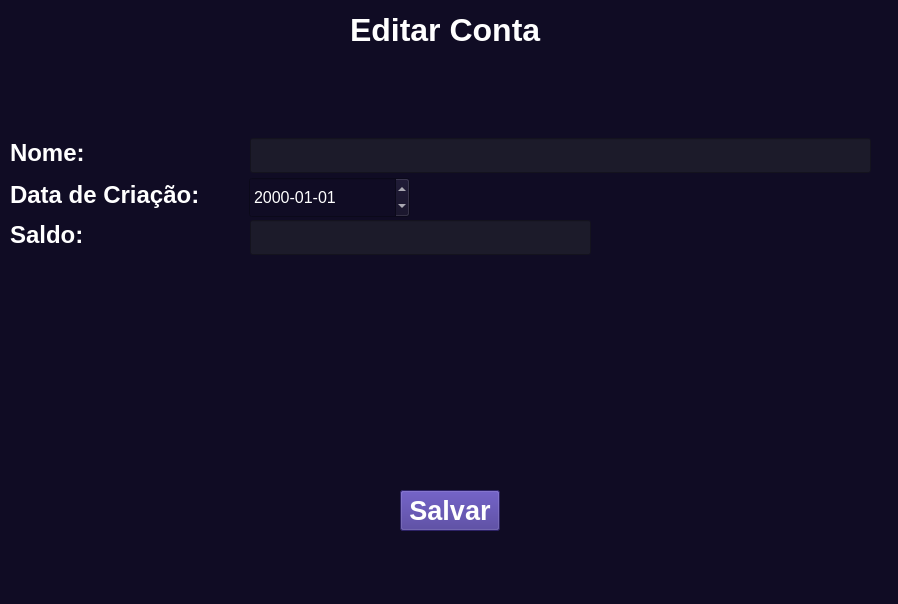
<?xml version="1.0" encoding="UTF-8"?>
<ui version="4.0">
 <class>MainWindow</class>
 <widget class="QMainWindow" name="MainWindow">
  <property name="geometry">
   <rect>
    <x>0</x>
    <y>0</y>
    <width>898</width>
    <height>604</height>
   </rect>
  </property>
  <property name="windowTitle">
   <string>MainWindow</string>
  </property>
  <property name="styleSheet">
   <string notr="true">background-color: rgb(16, 12, 36);</string>
  </property>
  <widget class="QWidget" name="centralwidget">
   <widget class="QLabel" name="label">
    <property name="geometry">
     <rect>
      <x>350</x>
      <y>10</y>
      <width>208</width>
      <height>39</height>
     </rect>
    </property>
    <property name="font">
     <font>
      <pointsize>24</pointsize>
      <weight>75</weight>
      <bold>true</bold>
     </font>
    </property>
    <property name="styleSheet">
     <string notr="true">
color: rgb(255, 255, 255);</string>
    </property>
    <property name="text">
     <string>Editar Conta</string>
    </property>
   </widget>
   <widget class="QLabel" name="label_2">
    <property name="geometry">
     <rect>
      <x>10</x>
      <y>138</y>
      <width>125</width>
      <height>29</height>
     </rect>
    </property>
    <property name="font">
     <font>
      <pointsize>18</pointsize>
      <weight>75</weight>
      <bold>true</bold>
     </font>
    </property>
    <property name="styleSheet">
     <string notr="true">
color: rgb(255, 255, 255);</string>
    </property>
    <property name="text">
     <string>Nome:</string>
    </property>
   </widget>
   <widget class="QLineEdit" name="lineEdit_4">
    <property name="geometry">
     <rect>
      <x>250</x>
      <y>220</y>
      <width>341</width>
      <height>35</height>
     </rect>
    </property>
    <property name="font">
     <font>
      <pointsize>18</pointsize>
     </font>
    </property>
    <property name="styleSheet">
     <string notr="true">background-color: rgb(28, 27, 42);
color: rgb(255, 255, 255);</string>
    </property>
   </widget>
   <widget class="QLabel" name="label_5">
    <property name="geometry">
     <rect>
      <x>10</x>
      <y>220</y>
      <width>75</width>
      <height>29</height>
     </rect>
    </property>
    <property name="font">
     <font>
      <pointsize>18</pointsize>
      <weight>75</weight>
      <bold>true</bold>
     </font>
    </property>
    <property name="styleSheet">
     <string notr="true">
color: rgb(255, 255, 255);</string>
    </property>
    <property name="text">
     <string>Saldo:</string>
    </property>
   </widget>
   <widget class="QLineEdit" name="lineEdit">
    <property name="geometry">
     <rect>
      <x>250</x>
      <y>138</y>
      <width>621</width>
      <height>35</height>
     </rect>
    </property>
    <property name="font">
     <font>
      <pointsize>18</pointsize>
     </font>
    </property>
    <property name="styleSheet">
     <string notr="true">background-color: rgb(28, 27, 42);
color: rgb(255, 255, 255);</string>
    </property>
   </widget>
   <widget class="QDateEdit" name="dateEdit">
    <property name="geometry">
     <rect>
      <x>249</x>
      <y>177</y>
      <width>161</width>
      <height>41</height>
     </rect>
    </property>
    <property name="font">
     <font>
      <pointsize>12</pointsize>
     </font>
    </property>
    <property name="styleSheet">
     <string notr="true">color: rgb(255, 255, 255);</string>
    </property>
    <property name="displayFormat">
     <string>yyyy-MM-dd</string>
    </property>
   </widget>
   <widget class="QLabel" name="label_3">
    <property name="geometry">
     <rect>
      <x>10</x>
      <y>180</y>
      <width>197</width>
      <height>29</height>
     </rect>
    </property>
    <property name="font">
     <font>
      <pointsize>18</pointsize>
      <weight>75</weight>
      <bold>true</bold>
     </font>
    </property>
    <property name="styleSheet">
     <string notr="true">
color: rgb(255, 255, 255);</string>
    </property>
    <property name="text">
     <string>Data de Criação:</string>
    </property>
   </widget>
   <widget class="QPushButton" name="pushButton">
    <property name="geometry">
     <rect>
      <x>400</x>
      <y>490</y>
      <width>100</width>
      <height>41</height>
     </rect>
    </property>
    <property name="font">
     <font>
      <pointsize>20</pointsize>
      <weight>75</weight>
      <bold>true</bold>
     </font>
    </property>
    <property name="styleSheet">
     <string notr="true">color: rgb(255, 255, 255);
background-color: rgb(63, 47, 143);</string>
    </property>
    <property name="text">
     <string>Salvar</string>
    </property>
   </widget>
  </widget>
  <widget class="QMenuBar" name="menubar">
   <property name="geometry">
    <rect>
     <x>0</x>
     <y>0</y>
     <width>898</width>
     <height>21</height>
    </rect>
   </property>
  </widget>
  <widget class="QStatusBar" name="statusbar"/>
 </widget>
 <resources/>
 <connections/>
</ui>
